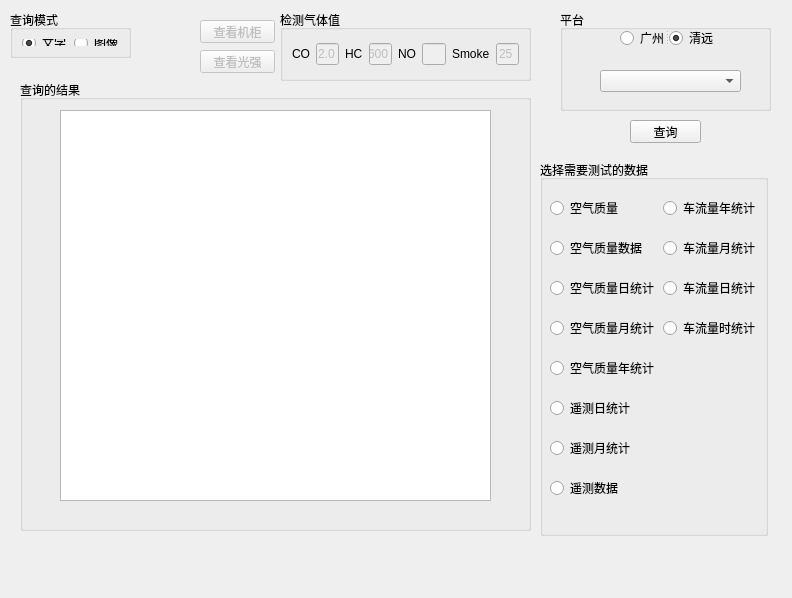
<?xml version="1.0" encoding="UTF-8"?>
<ui version="4.0">
 <class>Form</class>
 <widget class="QWidget" name="Form">
  <property name="enabled">
   <bool>true</bool>
  </property>
  <property name="geometry">
   <rect>
    <x>0</x>
    <y>0</y>
    <width>792</width>
    <height>598</height>
   </rect>
  </property>
  <property name="contextMenuPolicy">
   <enum>Qt::DefaultContextMenu</enum>
  </property>
  <property name="windowTitle">
   <string>Form</string>
  </property>
  <widget class="QGroupBox" name="data_test">
   <property name="geometry">
    <rect>
     <x>20</x>
     <y>80</y>
     <width>511</width>
     <height>451</height>
    </rect>
   </property>
   <property name="title">
    <string>查询的结果</string>
   </property>
   <widget class="QTextEdit" name="result_text">
    <property name="geometry">
     <rect>
      <x>40</x>
      <y>30</y>
      <width>431</width>
      <height>391</height>
     </rect>
    </property>
    <property name="html">
     <string>&lt;!DOCTYPE HTML PUBLIC &quot;-//W3C//DTD HTML 4.0//EN&quot; &quot;http://www.w3.org/TR/REC-html40/strict.dtd&quot;&gt;
&lt;html&gt;&lt;head&gt;&lt;meta name=&quot;qrichtext&quot; content=&quot;1&quot; /&gt;&lt;style type=&quot;text/css&quot;&gt;
p, li { white-space: pre-wrap; }
&lt;/style&gt;&lt;/head&gt;&lt;body style=&quot; font-family:'SimSun'; font-size:9pt; font-weight:400; font-style:normal;&quot;&gt;
&lt;p align=&quot;center&quot; style=&quot;-qt-paragraph-type:empty; margin-top:0px; margin-bottom:0px; margin-left:0px; margin-right:0px; -qt-block-indent:0; text-indent:0px;&quot;&gt;&lt;br /&gt;&lt;/p&gt;&lt;/body&gt;&lt;/html&gt;</string>
    </property>
   </widget>
  </widget>
  <widget class="QGroupBox" name="select_need_test">
   <property name="geometry">
    <rect>
     <x>540</x>
     <y>160</y>
     <width>228</width>
     <height>376</height>
    </rect>
   </property>
   <property name="title">
    <string>选择需要测试的数据</string>
   </property>
   <widget class="QRadioButton" name="air_quality_day">
    <property name="geometry">
     <rect>
      <x>10</x>
      <y>120</y>
      <width>107</width>
      <height>16</height>
     </rect>
    </property>
    <property name="text">
     <string>空气质量日统计</string>
    </property>
   </widget>
   <widget class="QRadioButton" name="air_quality_mon">
    <property name="geometry">
     <rect>
      <x>10</x>
      <y>160</y>
      <width>107</width>
      <height>16</height>
     </rect>
    </property>
    <property name="text">
     <string>空气质量月统计</string>
    </property>
   </widget>
   <widget class="QRadioButton" name="air_quality_year">
    <property name="geometry">
     <rect>
      <x>10</x>
      <y>200</y>
      <width>107</width>
      <height>16</height>
     </rect>
    </property>
    <property name="text">
     <string>空气质量年统计</string>
    </property>
   </widget>
   <widget class="QRadioButton" name="telemetry_day">
    <property name="geometry">
     <rect>
      <x>10</x>
      <y>240</y>
      <width>83</width>
      <height>16</height>
     </rect>
    </property>
    <property name="text">
     <string>遥测日统计</string>
    </property>
   </widget>
   <widget class="QRadioButton" name="telemetry_mon">
    <property name="geometry">
     <rect>
      <x>10</x>
      <y>280</y>
      <width>83</width>
      <height>16</height>
     </rect>
    </property>
    <property name="text">
     <string>遥测月统计</string>
    </property>
   </widget>
   <widget class="QRadioButton" name="telemetry_data">
    <property name="geometry">
     <rect>
      <x>10</x>
      <y>320</y>
      <width>71</width>
      <height>16</height>
     </rect>
    </property>
    <property name="text">
     <string>遥测数据</string>
    </property>
   </widget>
   <widget class="QRadioButton" name="air_quality_data">
    <property name="geometry">
     <rect>
      <x>10</x>
      <y>80</y>
      <width>95</width>
      <height>16</height>
     </rect>
    </property>
    <property name="text">
     <string>空气质量数据</string>
    </property>
   </widget>
   <widget class="QRadioButton" name="air_quality">
    <property name="geometry">
     <rect>
      <x>10</x>
      <y>40</y>
      <width>71</width>
      <height>16</height>
     </rect>
    </property>
    <property name="text">
     <string>空气质量</string>
    </property>
   </widget>
   <widget class="QRadioButton" name="car_flow_hour">
    <property name="geometry">
     <rect>
      <x>123</x>
      <y>160</y>
      <width>95</width>
      <height>16</height>
     </rect>
    </property>
    <property name="text">
     <string>车流量时统计</string>
    </property>
   </widget>
   <widget class="QRadioButton" name="car_flow_day">
    <property name="geometry">
     <rect>
      <x>123</x>
      <y>120</y>
      <width>95</width>
      <height>16</height>
     </rect>
    </property>
    <property name="text">
     <string>车流量日统计</string>
    </property>
   </widget>
   <widget class="QRadioButton" name="car_flow_mon">
    <property name="geometry">
     <rect>
      <x>123</x>
      <y>80</y>
      <width>95</width>
      <height>16</height>
     </rect>
    </property>
    <property name="text">
     <string>车流量月统计</string>
    </property>
   </widget>
   <widget class="QRadioButton" name="car_flow_year">
    <property name="geometry">
     <rect>
      <x>123</x>
      <y>40</y>
      <width>95</width>
      <height>16</height>
     </rect>
    </property>
    <property name="text">
     <string>车流量年统计</string>
    </property>
   </widget>
  </widget>
  <widget class="QGroupBox" name="gas_value">
   <property name="geometry">
    <rect>
     <x>280</x>
     <y>10</y>
     <width>251</width>
     <height>71</height>
    </rect>
   </property>
   <property name="title">
    <string>检测气体值</string>
   </property>
   <layout class="QHBoxLayout" name="horizontalLayout">
    <item>
     <widget class="QLabel" name="co">
      <property name="text">
       <string>CO</string>
      </property>
     </widget>
    </item>
    <item>
     <widget class="QLineEdit" name="lineEdit">
      <property name="enabled">
       <bool>false</bool>
      </property>
      <property name="text">
       <string>2.0</string>
      </property>
      <property name="readOnly">
       <bool>false</bool>
      </property>
     </widget>
    </item>
    <item>
     <widget class="QLabel" name="hc">
      <property name="text">
       <string>HC</string>
      </property>
     </widget>
    </item>
    <item>
     <widget class="QLineEdit" name="lineEdit_2">
      <property name="enabled">
       <bool>false</bool>
      </property>
      <property name="text">
       <string>600</string>
      </property>
     </widget>
    </item>
    <item>
     <widget class="QLabel" name="label">
      <property name="text">
       <string>NO</string>
      </property>
     </widget>
    </item>
    <item>
     <widget class="QLineEdit" name="lineEdit_3">
      <property name="enabled">
       <bool>false</bool>
      </property>
     </widget>
    </item>
    <item>
     <widget class="QLabel" name="label_2">
      <property name="text">
       <string>Smoke</string>
      </property>
     </widget>
    </item>
    <item>
     <widget class="QLineEdit" name="lineEdit_4">
      <property name="enabled">
       <bool>false</bool>
      </property>
      <property name="text">
       <string>25</string>
      </property>
     </widget>
    </item>
   </layout>
  </widget>
  <widget class="QGroupBox" name="groupBox">
   <property name="geometry">
    <rect>
     <x>560</x>
     <y>10</y>
     <width>211</width>
     <height>101</height>
    </rect>
   </property>
   <property name="title">
    <string>平台</string>
   </property>
   <widget class="QComboBox" name="site">
    <property name="geometry">
     <rect>
      <x>40</x>
      <y>60</y>
      <width>141</width>
      <height>22</height>
     </rect>
    </property>
    <property name="sizePolicy">
     <sizepolicy hsizetype="Expanding" vsizetype="Expanding">
      <horstretch>0</horstretch>
      <verstretch>0</verstretch>
     </sizepolicy>
    </property>
    <property name="contextMenuPolicy">
     <enum>Qt::NoContextMenu</enum>
    </property>
    <property name="layoutDirection">
     <enum>Qt::LeftToRight</enum>
    </property>
   </widget>
   <widget class="QSplitter" name="splitter">
    <property name="geometry">
     <rect>
      <x>60</x>
      <y>20</y>
      <width>94</width>
      <height>16</height>
     </rect>
    </property>
    <property name="orientation">
     <enum>Qt::Horizontal</enum>
    </property>
    <widget class="QRadioButton" name="guangzhou">
     <property name="text">
      <string>广州</string>
     </property>
    </widget>
    <widget class="QRadioButton" name="qingyuan">
     <property name="text">
      <string>清远</string>
     </property>
     <property name="checked">
      <bool>true</bool>
     </property>
    </widget>
   </widget>
  </widget>
  <widget class="QPushButton" name="light">
   <property name="enabled">
    <bool>false</bool>
   </property>
   <property name="geometry">
    <rect>
     <x>200</x>
     <y>50</y>
     <width>75</width>
     <height>23</height>
    </rect>
   </property>
   <property name="text">
    <string>查看光强</string>
   </property>
  </widget>
  <widget class="QGroupBox" name="groupBox_2">
   <property name="geometry">
    <rect>
     <x>10</x>
     <y>10</y>
     <width>121</width>
     <height>48</height>
    </rect>
   </property>
   <property name="title">
    <string>查询模式</string>
   </property>
   <layout class="QHBoxLayout" name="horizontalLayout_2">
    <item>
     <widget class="QRadioButton" name="wenzi">
      <property name="text">
       <string>文字</string>
      </property>
      <property name="checked">
       <bool>true</bool>
      </property>
     </widget>
    </item>
    <item>
     <widget class="QRadioButton" name="tuxiang">
      <property name="text">
       <string>图像</string>
      </property>
     </widget>
    </item>
   </layout>
  </widget>
  <widget class="QPushButton" name="jigui">
   <property name="enabled">
    <bool>false</bool>
   </property>
   <property name="geometry">
    <rect>
     <x>200</x>
     <y>20</y>
     <width>75</width>
     <height>23</height>
    </rect>
   </property>
   <property name="mouseTracking">
    <bool>false</bool>
   </property>
   <property name="tabletTracking">
    <bool>false</bool>
   </property>
   <property name="acceptDrops">
    <bool>false</bool>
   </property>
   <property name="text">
    <string>查看机柜</string>
   </property>
   <property name="checkable">
    <bool>false</bool>
   </property>
   <property name="checked">
    <bool>false</bool>
   </property>
   <property name="default">
    <bool>false</bool>
   </property>
   <property name="flat">
    <bool>false</bool>
   </property>
  </widget>
  <widget class="QPushButton" name="search">
   <property name="geometry">
    <rect>
     <x>630</x>
     <y>120</y>
     <width>71</width>
     <height>23</height>
    </rect>
   </property>
   <property name="text">
    <string>查询</string>
   </property>
  </widget>
 </widget>
 <resources/>
 <connections/>
</ui>
